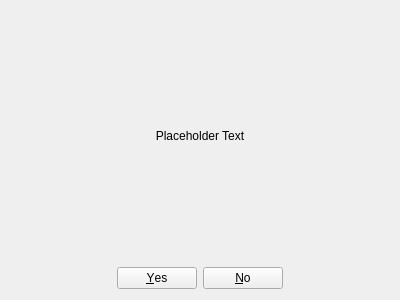
<?xml version="1.0" encoding="UTF-8"?>
<ui version="4.0">
 <class>ApprovalWidget</class>
 <widget class="QWidget" name="ApprovalWidget">
  <property name="geometry">
   <rect>
    <x>0</x>
    <y>0</y>
    <width>400</width>
    <height>300</height>
   </rect>
  </property>
  <property name="windowTitle">
   <string>Form</string>
  </property>
  <layout class="QHBoxLayout" name="horizontalLayout">
   <item>
    <layout class="QVBoxLayout" name="approvalLayout">
     <item>
      <widget class="QLabel" name="approvalText">
       <property name="font">
        <font>
         <weight>50</weight>
         <bold>false</bold>
        </font>
       </property>
       <property name="text">
        <string>Placeholder Text</string>
       </property>
       <property name="alignment">
        <set>Qt::AlignCenter</set>
       </property>
      </widget>
     </item>
     <item>
      <widget class="QDialogButtonBox" name="approvalChoice">
       <property name="sizePolicy">
        <sizepolicy hsizetype="Expanding" vsizetype="Fixed">
         <horstretch>0</horstretch>
         <verstretch>0</verstretch>
        </sizepolicy>
       </property>
       <property name="autoFillBackground">
        <bool>false</bool>
       </property>
       <property name="standardButtons">
        <set>QDialogButtonBox::No|QDialogButtonBox::Yes</set>
       </property>
       <property name="centerButtons">
        <bool>true</bool>
       </property>
      </widget>
     </item>
    </layout>
   </item>
  </layout>
 </widget>
 <resources/>
 <connections/>
</ui>
